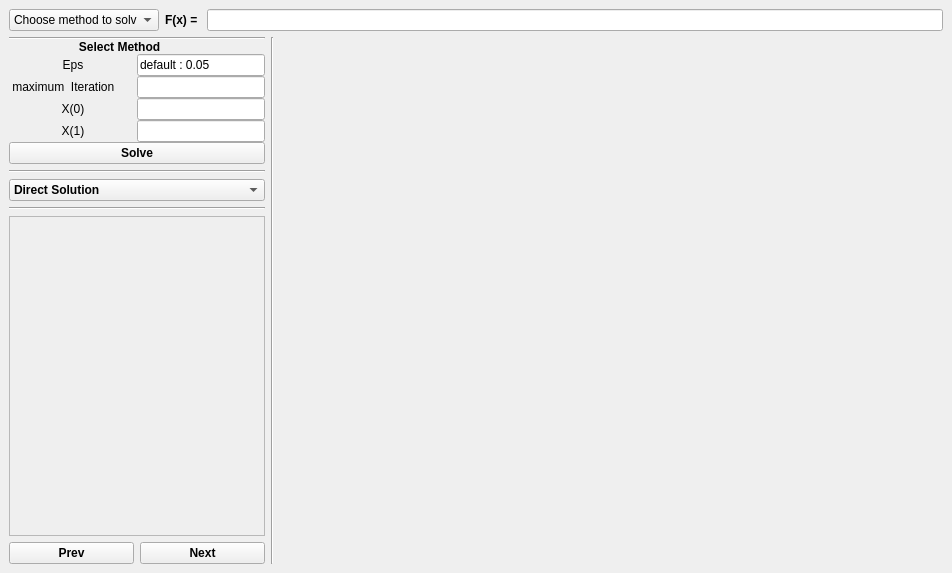
<?xml version="1.0" encoding="UTF-8"?>
<ui version="4.0">
 <class>MainWindow</class>
 <widget class="QMainWindow" name="MainWindow">
  <property name="geometry">
   <rect>
    <x>0</x>
    <y>0</y>
    <width>952</width>
    <height>573</height>
   </rect>
  </property>
  <property name="windowTitle">
   <string>MainWindow</string>
  </property>
  <widget class="QWidget" name="centralwidget">
   <layout class="QVBoxLayout" name="verticalLayout">
    <item>
     <layout class="QHBoxLayout" name="horizontalLayout">
      <item>
       <widget class="QComboBox" name="methodCombo">
        <property name="sizePolicy">
         <sizepolicy hsizetype="MinimumExpanding" vsizetype="Fixed">
          <horstretch>0</horstretch>
          <verstretch>0</verstretch>
         </sizepolicy>
        </property>
        <property name="maximumSize">
         <size>
          <width>150</width>
          <height>16777215</height>
         </size>
        </property>
        <item>
         <property name="text">
          <string>Choose method to solve</string>
         </property>
        </item>
        <item>
         <property name="text">
          <string>Bisection</string>
         </property>
        </item>
        <item>
         <property name="text">
          <string>False Bosition</string>
         </property>
        </item>
        <item>
         <property name="text">
          <string>Fixed Point</string>
         </property>
        </item>
        <item>
         <property name="text">
          <string>Newten </string>
         </property>
        </item>
        <item>
         <property name="text">
          <string>Secant</string>
         </property>
        </item>
        <item>
         <property name="text">
          <string>Birge Vieta</string>
         </property>
        </item>
        <item>
         <property name="text">
          <string>General algorithm</string>
         </property>
        </item>
        <item>
         <property name="text">
          <string>All methods</string>
         </property>
        </item>
       </widget>
      </item>
      <item>
       <widget class="QLabel" name="label">
        <property name="font">
         <font>
          <weight>75</weight>
          <bold>true</bold>
         </font>
        </property>
        <property name="text">
         <string>F(x) = </string>
        </property>
        <property name="margin">
         <number>10</number>
        </property>
       </widget>
      </item>
      <item>
       <widget class="QLineEdit" name="functionLineEdit"/>
      </item>
     </layout>
    </item>
    <item>
     <layout class="QHBoxLayout" name="horizontalLayout_2">
      <item>
       <layout class="QVBoxLayout" name="verticalLayout_2">
        <item>
         <layout class="QVBoxLayout" name="verticalLayout_3">
          <property name="spacing">
           <number>0</number>
          </property>
          <item>
           <widget class="Line" name="line_4">
            <property name="orientation">
             <enum>Qt::Horizontal</enum>
            </property>
           </widget>
          </item>
          <item>
           <widget class="QLabel" name="label_2">
            <property name="sizePolicy">
             <sizepolicy hsizetype="Preferred" vsizetype="Fixed">
              <horstretch>0</horstretch>
              <verstretch>0</verstretch>
             </sizepolicy>
            </property>
            <property name="minimumSize">
             <size>
              <width>0</width>
              <height>10</height>
             </size>
            </property>
            <property name="font">
             <font>
              <weight>75</weight>
              <bold>true</bold>
             </font>
            </property>
            <property name="text">
             <string>                     Select Method                 </string>
            </property>
            <property name="textFormat">
             <enum>Qt::AutoText</enum>
            </property>
           </widget>
          </item>
          <item>
           <layout class="QHBoxLayout" name="horizontalLayout_9">
            <item>
             <widget class="QLabel" name="label_6">
              <property name="sizePolicy">
               <sizepolicy hsizetype="Preferred" vsizetype="Minimum">
                <horstretch>0</horstretch>
                <verstretch>0</verstretch>
               </sizepolicy>
              </property>
              <property name="minimumSize">
               <size>
                <width>18</width>
                <height>0</height>
               </size>
              </property>
              <property name="font">
               <font>
                <weight>50</weight>
                <bold>false</bold>
               </font>
              </property>
              <property name="toolTip">
               <string>default : 0.05</string>
              </property>
              <property name="text">
               <string>Eps</string>
              </property>
              <property name="alignment">
               <set>Qt::AlignCenter</set>
              </property>
              <property name="margin">
               <number>0</number>
              </property>
             </widget>
            </item>
            <item>
             <widget class="QLineEdit" name="lineEdit_2">
              <property name="sizePolicy">
               <sizepolicy hsizetype="Preferred" vsizetype="Fixed">
                <horstretch>0</horstretch>
                <verstretch>0</verstretch>
               </sizepolicy>
              </property>
              <property name="focusPolicy">
               <enum>Qt::ClickFocus</enum>
              </property>
              <property name="contextMenuPolicy">
               <enum>Qt::DefaultContextMenu</enum>
              </property>
              <property name="toolTip">
               <string>default : 0.05</string>
              </property>
              <property name="autoFillBackground">
               <bool>false</bool>
              </property>
              <property name="text">
               <string>default : 0.05</string>
              </property>
              <property name="echoMode">
               <enum>QLineEdit::Normal</enum>
              </property>
              <property name="dragEnabled">
               <bool>true</bool>
              </property>
              <property name="placeholderText">
               <string/>
              </property>
              <property name="clearButtonEnabled">
               <bool>false</bool>
              </property>
             </widget>
            </item>
           </layout>
          </item>
          <item>
           <layout class="QHBoxLayout" name="horizontalLayout_8">
            <item>
             <widget class="QLabel" name="label_5">
              <property name="sizePolicy">
               <sizepolicy hsizetype="Preferred" vsizetype="Preferred">
                <horstretch>0</horstretch>
                <verstretch>0</verstretch>
               </sizepolicy>
              </property>
              <property name="minimumSize">
               <size>
                <width>20</width>
                <height>0</height>
               </size>
              </property>
              <property name="font">
               <font>
                <weight>50</weight>
                <bold>false</bold>
               </font>
              </property>
              <property name="toolTip">
               <string>default : 50</string>
              </property>
              <property name="text">
               <string> maximum  Iteration</string>
              </property>
             </widget>
            </item>
            <item>
             <widget class="QLineEdit" name="lineEdit_3">
              <property name="sizePolicy">
               <sizepolicy hsizetype="Preferred" vsizetype="Fixed">
                <horstretch>0</horstretch>
                <verstretch>0</verstretch>
               </sizepolicy>
              </property>
              <property name="toolTip">
               <string>default : 50</string>
              </property>
             </widget>
            </item>
           </layout>
          </item>
          <item>
           <layout class="QHBoxLayout" name="horizontalLayout_5">
            <item>
             <widget class="QLabel" name="label_4">
              <property name="sizePolicy">
               <sizepolicy hsizetype="Preferred" vsizetype="Preferred">
                <horstretch>0</horstretch>
                <verstretch>0</verstretch>
               </sizepolicy>
              </property>
              <property name="minimumSize">
               <size>
                <width>20</width>
                <height>0</height>
               </size>
              </property>
              <property name="baseSize">
               <size>
                <width>20</width>
                <height>12</height>
               </size>
              </property>
              <property name="font">
               <font>
                <weight>50</weight>
                <bold>false</bold>
               </font>
              </property>
              <property name="text">
               <string>X(0)</string>
              </property>
              <property name="alignment">
               <set>Qt::AlignCenter</set>
              </property>
             </widget>
            </item>
            <item>
             <widget class="QLineEdit" name="lineEdit_4">
              <property name="sizePolicy">
               <sizepolicy hsizetype="Preferred" vsizetype="Fixed">
                <horstretch>0</horstretch>
                <verstretch>0</verstretch>
               </sizepolicy>
              </property>
             </widget>
            </item>
           </layout>
          </item>
          <item>
           <layout class="QHBoxLayout" name="horizontalLayout_4">
            <item>
             <widget class="QLabel" name="label_3">
              <property name="sizePolicy">
               <sizepolicy hsizetype="Preferred" vsizetype="Preferred">
                <horstretch>0</horstretch>
                <verstretch>0</verstretch>
               </sizepolicy>
              </property>
              <property name="minimumSize">
               <size>
                <width>20</width>
                <height>0</height>
               </size>
              </property>
              <property name="font">
               <font>
                <weight>50</weight>
                <bold>false</bold>
               </font>
              </property>
              <property name="text">
               <string>X(1)</string>
              </property>
              <property name="alignment">
               <set>Qt::AlignCenter</set>
              </property>
             </widget>
            </item>
            <item>
             <widget class="QLineEdit" name="lineEdit_5">
              <property name="sizePolicy">
               <sizepolicy hsizetype="Preferred" vsizetype="Fixed">
                <horstretch>0</horstretch>
                <verstretch>0</verstretch>
               </sizepolicy>
              </property>
             </widget>
            </item>
           </layout>
          </item>
          <item>
           <widget class="QPushButton" name="solveBtn">
            <property name="font">
             <font>
              <weight>75</weight>
              <bold>true</bold>
             </font>
            </property>
            <property name="text">
             <string>Solve</string>
            </property>
           </widget>
          </item>
         </layout>
        </item>
        <item>
         <widget class="Line" name="line_3">
          <property name="orientation">
           <enum>Qt::Horizontal</enum>
          </property>
         </widget>
        </item>
        <item>
         <layout class="QVBoxLayout" name="verticalLayout_4">
          <item>
           <widget class="QComboBox" name="modeCombo">
            <property name="sizePolicy">
             <sizepolicy hsizetype="Preferred" vsizetype="Fixed">
              <horstretch>0</horstretch>
              <verstretch>0</verstretch>
             </sizepolicy>
            </property>
            <property name="font">
             <font>
              <weight>75</weight>
              <italic>false</italic>
              <bold>true</bold>
              <underline>false</underline>
              <strikeout>false</strikeout>
             </font>
            </property>
            <property name="toolTip">
             <string>choose solution mode</string>
            </property>
            <property name="frame">
             <bool>true</bool>
            </property>
            <item>
             <property name="text">
              <string>Direct Solution</string>
             </property>
            </item>
            <item>
             <property name="text">
              <string>Single Mode Simulation(slide show)</string>
             </property>
            </item>
            <item>
             <property name="text">
              <string>Single Mode Simulation(manaul)</string>
             </property>
            </item>
           </widget>
          </item>
          <item>
           <widget class="Line" name="line_2">
            <property name="orientation">
             <enum>Qt::Horizontal</enum>
            </property>
           </widget>
          </item>
          <item>
           <widget class="QTextEdit" name="textEdit">
            <property name="enabled">
             <bool>false</bool>
            </property>
            <property name="sizePolicy">
             <sizepolicy hsizetype="Preferred" vsizetype="Preferred">
              <horstretch>0</horstretch>
              <verstretch>0</verstretch>
             </sizepolicy>
            </property>
           </widget>
          </item>
         </layout>
        </item>
        <item>
         <layout class="QHBoxLayout" name="horizontalLayout_11">
          <item>
           <widget class="QPushButton" name="prevBtn">
            <property name="font">
             <font>
              <weight>75</weight>
              <bold>true</bold>
             </font>
            </property>
            <property name="text">
             <string>Prev</string>
            </property>
           </widget>
          </item>
          <item>
           <widget class="QPushButton" name="nextBtn">
            <property name="enabled">
             <bool>true</bool>
            </property>
            <property name="font">
             <font>
              <weight>75</weight>
              <italic>false</italic>
              <bold>true</bold>
             </font>
            </property>
            <property name="text">
             <string>Next</string>
            </property>
           </widget>
          </item>
         </layout>
        </item>
       </layout>
      </item>
      <item>
       <widget class="Line" name="line">
        <property name="orientation">
         <enum>Qt::Vertical</enum>
        </property>
       </widget>
      </item>
      <item>
       <widget class="MplGraph" name="mplGraph" native="true">
        <property name="sizePolicy">
         <sizepolicy hsizetype="Expanding" vsizetype="Expanding">
          <horstretch>0</horstretch>
          <verstretch>0</verstretch>
         </sizepolicy>
        </property>
       </widget>
      </item>
     </layout>
    </item>
   </layout>
  </widget>
  <widget class="QMenuBar" name="menubar">
   <property name="geometry">
    <rect>
     <x>0</x>
     <y>0</y>
     <width>952</width>
     <height>21</height>
    </rect>
   </property>
  </widget>
 </widget>
 <customwidgets>
  <customwidget>
   <class>MplGraph</class>
   <extends>QWidget</extends>
   <header>mplgraph.h</header>
   <container>1</container>
  </customwidget>
 </customwidgets>
 <resources/>
 <connections/>
</ui>
